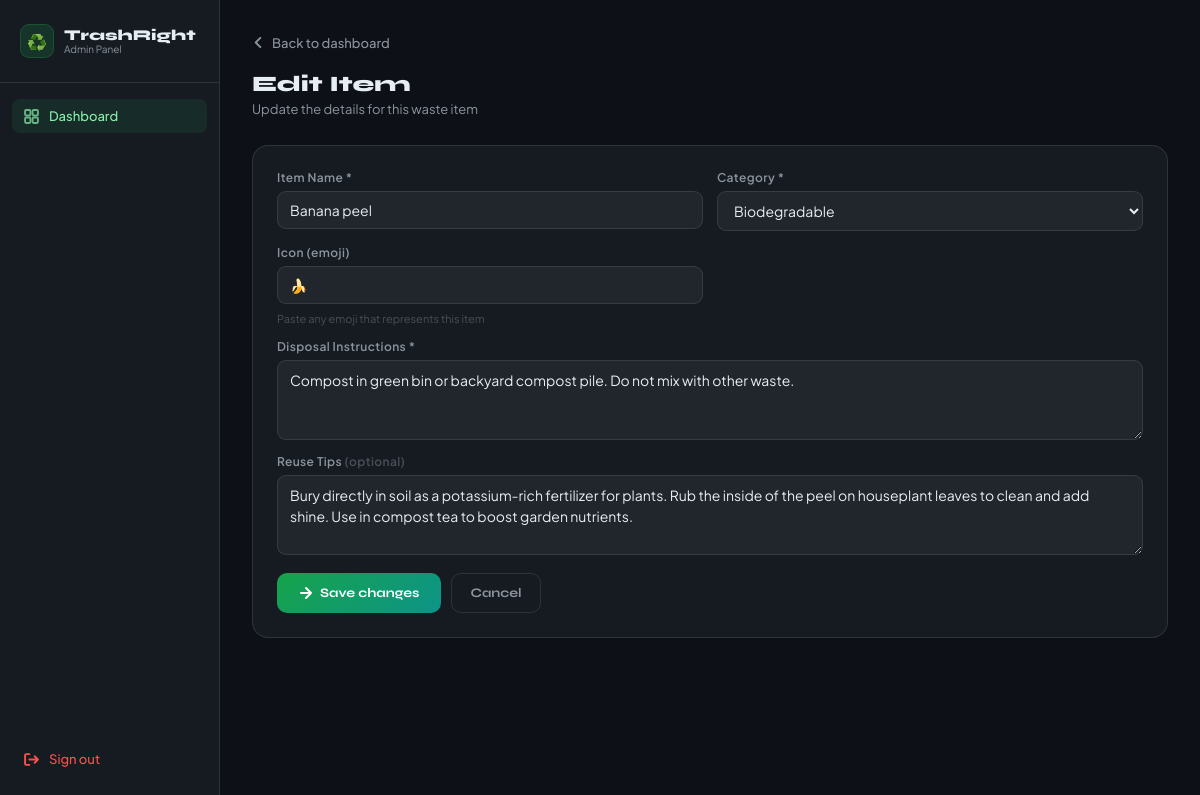
Screenshot of /admin/edit/2 (signed in) with the database file from the repository.
### tables this page shows
CREATE TABLE "waste_items" (
        id INTEGER PRIMARY KEY AUTOINCREMENT,
        name TEXT NOT NULL UNIQUE,
        category TEXT NOT NULL,
        instructions TEXT NOT NULL
    , tips TEXT DEFAULT '', icon TEXT DEFAULT '🗑️');

### app.py (the view, shortened to what this page needs)
@app.route("/admin/edit/<int:item_id>", methods=["GET", "POST"])
def admin_edit(item_id):
    if not admin_logged_in():
        return redirect(url_for("admin"))
    with get_db_connection() as conn:
        cursor = conn.cursor()
        cursor.execute("SELECT * FROM waste_items WHERE id = ?", (item_id,))
        item = cursor.fetchone()
    if not item:
        flash("error:Item not found.")
        return redirect(url_for("admin"))
    categories = ["Recyclable", "Biodegradable", "Hazardous", "Non-biodegradable"]
    return render_template("admin.html", view="edit", item=dict(item), categories=categories)

### app.py (called while the page is built)
def get_db_connection():
    conn = sqlite3.connect(DB_PATH)
    conn.row_factory = sqlite3.Row
    return conn

def admin_logged_in():
    return session.get("admin_authenticated") is True

### templates/admin.html (shortened to what this page needs)
<!DOCTYPE html>
<html lang="en">
<head>
</head>
<body>
{% if view == "login" %}
<div class="login-page">
    <div class="login-card">
        <div class="login-brand">
            <div class="login-brand-icon">♻️</div>
            <div>
                <div class="login-brand-name">TrashRight</div>
            </div>
        </div>
        <p class="login-sub">Admin Panel — sign in to manage waste items</p>
        {% if error %}
        <div class="login-error">⚠️ {{ error }}</div>
        {% endif %}
        <form method="POST" action="/admin">
            <label class="login-label" for="password">Admin Password</label>
            <input class="login-input" type="password" id="password" name="password"
                   placeholder="Enter password…" autofocus required/>
            <button class="login-btn" type="submit">Sign In →</button>
        </form>
    </div>
</div>
{% elif view == "edit" %}
<div class="admin-layout">
    <aside class="sidebar">
        <div class="sidebar-brand">
            <div class="sidebar-brand-icon">♻️</div>
            <div>
                <div class="sidebar-brand-name">TrashRight</div>
                <div class="sidebar-brand-sub">Admin Panel</div>
            </div>
        </div>
        <nav class="sidebar-nav">
            <a href="/admin" class="sidebar-link active">
                <svg viewBox="0 0 14 14" fill="none" stroke="currentColor" stroke-width="1.8" stroke-linecap="round" stroke-linejoin="round"><rect x="1" y="1" width="5" height="5" rx="1"/><rect x="8" y="1" width="5" height="5" rx="1"/><rect x="1" y="8" width="5" height="5" rx="1"/><rect x="8" y="8" width="5" height="5" rx="1"/></svg>
                Dashboard
            </a>
        </nav>
        <div class="sidebar-logout">
            <a href="/admin/logout">
                <svg viewBox="0 0 14 14" fill="none" stroke="currentColor" stroke-width="1.8" stroke-linecap="round" stroke-linejoin="round"><path d="M5 7h8M10 4l3 3-3 3"/><path d="M5 2H2a1 1 0 0 0-1 1v8a1 1 0 0 0 1 1h3"/></svg>
                Sign out
            </a>
        </div>
    </aside>
    <main class="main">
        <a href="/admin" class="edit-back">
            <svg viewBox="0 0 14 14" fill="none" stroke="currentColor" stroke-width="2" stroke-linecap="round" stroke-linejoin="round"><path d="M9 2L4 7l5 5"/></svg>
            Back to dashboard
        </a>
        <div class="main-header">
            <div class="main-title">Edit Item</div>
            <div class="main-sub">Update the details for this waste item</div>
        </div>
        <div class="form-card">
            <form method="POST" action="/admin/edit/{{ item.id }}">
                <div class="form-grid">
                    <div class="form-group">
                        <label class="form-label">Item Name *</label>
                        <input class="form-input" type="text" name="item_name"
                               value="{{ item.name }}" required placeholder="e.g. Plastic bottle"/>
                    </div>
                    <div class="form-group">
                        <label class="form-label">Category *</label>
                        <select class="form-select" name="category" required>
                            {% for cat in categories %}
                            <option value="{{ cat }}" {% if item.category == cat %}selected{% endif %}>{{ cat }}</option>
                            {% endfor %}
                        </select>
                    </div>
                    <div class="form-group">
                        <label class="form-label">Icon (emoji)</label>
                        <input class="form-input" type="text" name="icon"
                               value="{{ item.icon or '🗑️' }}" placeholder="🗑️" maxlength="10"/>
                        <span class="form-hint">Paste any emoji that represents this item</span>
                    </div>
                    <div class="form-group full">
                        <label class="form-label">Disposal Instructions *</label>
                        <textarea class="form-textarea" name="instructions"
                                  required placeholder="Step-by-step disposal instructions…">{{ item.instructions }}</textarea>
                    </div>
                    <div class="form-group full">
                        <label class="form-label">Reuse Tips <span style="color:var(--text3)">(optional)</span></label>
                        <textarea class="form-textarea" name="tips"
                                  placeholder="Ways to reuse this item before disposing…">{{ item.tips or '' }}</textarea>
                    </div>
                </div>
                <div class="form-actions">
                    <button class="btn-add" type="submit">
                        <svg viewBox="0 0 14 14" fill="none" stroke="currentColor" stroke-width="2" stroke-linecap="round" stroke-linejoin="round"><path d="M2 7h10M7 2l5 5-5 5"/></svg>
                        Save changes
                    </button>
                    <a href="/admin" class="btn-cancel">Cancel</a>
                </div>
            </form>
        </div>
    </main>
</div>
{% endif %}
</body>
</html>

### templates/admin.html (style rules this page uses)
*, *::before, *::after { box-sizing: border-box; margin: 0; padding: 0; }
:root { --syne: 'Syne', sans-serif; --jak: 'Plus Jakarta Sans', sans-serif; --bg: #0d1117; --surface: #161b22; --surface2: #21262d; --border: rgba(255,255,255,0.1); --accent: #22c55e; --text: #e6edf3; --text2: #8b949e; --text3: #484f58; --danger: #f85149; --warn: #e3b341; --success: #3fb950; }
body { font-family: var(--jak); background: var(--bg); color: var(--text); min-height: 100vh; }
.admin-layout { display: flex; min-height: 100vh; }
.sidebar { width: 220px; background: var(--surface); border-right: 1px solid var(--border); padding: 24px 0; flex-shrink: 0; display: flex; flex-direction: column; position: sticky; top: 0; height: 100vh; overflow-y: auto; }
.sidebar-brand { display: flex; align-items: center; gap: 10px; padding: 0 20px 24px; border-bottom: 1px solid var(--border); margin-bottom: 16px; }
.sidebar-brand-icon { width: 34px; height: 34px; border-radius: 9px; background: rgba(34,197,94,0.15); border: 1px solid rgba(34,197,94,0.2); display: flex; align-items: center; justify-content: center; font-size: 16px; }
.sidebar-brand-name { font-family: var(--syne); font-size: 15px; font-weight: 800; color: var(--text); line-height: 1.1; }
.sidebar-brand-sub { font-size: 10px; color: var(--text2); }
.sidebar-nav { padding: 0 12px; flex: 1; }
.sidebar-link { display: flex; align-items: center; gap: 10px; padding: 9px 12px; border-radius: 8px; font-size: 13px; font-weight: 500; color: var(--text2); text-decoration: none; transition: background 0.14s, color 0.14s; margin-bottom: 3px; }
.sidebar-link:hover, .sidebar-link.active { background: rgba(34,197,94,0.1); color: #86efac; }
.sidebar-link svg { width: 15px; height: 15px; opacity: 0.7; }
.sidebar-logout { padding: 0 12px; margin-top: auto; }
.sidebar-logout a { display: flex; align-items: center; gap: 10px; padding: 9px 12px; border-radius: 8px; font-size: 13px; font-weight: 500; color: #f85149; text-decoration: none; transition: background 0.14s; }
.sidebar-logout svg { width: 15px; height: 15px; }
.main { flex: 1; padding: 32px; overflow-y: auto; }
.main-header { margin-bottom: 28px; }
.main-title { font-family: var(--syne); font-size: 22px; font-weight: 800; color: var(--text); margin-bottom: 4px; }
.main-sub { font-size: 13px; color: var(--text2); }
.form-card { background: var(--surface); border: 1px solid var(--border); border-radius: 16px; padding: 24px; margin-bottom: 28px; }
.form-grid { display: grid; grid-template-columns: 1fr 1fr; gap: 14px; }
.form-group { display: flex; flex-direction: column; gap: 6px; }
.form-group.full { grid-column: 1 / -1; }
.form-label { font-size: 12px; font-weight: 600; color: var(--text2); letter-spacing: 0.4px; }
.form-input, .form-select, .form-textarea { background: var(--surface2); border: 1px solid var(--border); border-radius: 9px; color: var(--text); font-family: var(--jak); font-size: 14px; padding: 9px 12px; outline: none; transition: border-color 0.2s; width: 100%; }
.form-select option { background: var(--surface2); }
.form-textarea { resize: vertical; min-height: 80px; line-height: 1.5; }
.form-hint { font-size: 11px; color: var(--text3); margin-top: 2px; }
.form-actions { margin-top: 18px; display: flex; gap: 10px; }
.btn-add { height: 40px; padding: 0 22px; background: linear-gradient(135deg, #16a34a, #0d9488); border: none; border-radius: 10px; font-family: var(--syne); font-size: 13px; font-weight: 700; color: #fff; cursor: pointer; display: flex; align-items: center; gap: 7px; transition: opacity 0.15s; }
.btn-add svg { width: 14px; height: 14px; }
.btn-cancel { height: 40px; padding: 0 18px; background: transparent; border: 1px solid var(--border); border-radius: 10px; font-family: var(--syne); font-size: 13px; font-weight: 700; color: var(--text2); cursor: pointer; text-decoration: none; display: flex; align-items: center; gap: 7px; transition: background 0.14s; }
.edit-back { display: inline-flex; align-items: center; gap: 7px; color: var(--text2); text-decoration: none; font-size: 13px; font-weight: 500; margin-bottom: 20px; transition: color 0.14s; }
.edit-back svg { width: 13px; height: 13px; }

### rows the page displays
waste_items: item_name "Banana peel", category "Biodegradable", icon "🍌", instructions "Compost in green bin or backyard compost pile. Do not mix with other waste.", tips "Bury directly in soil as a potassium-rich fertilizer for plants. Rub the inside of the peel on houseplant leaves to clean and add shine. Use in compost tea to boost garden nutrients."
